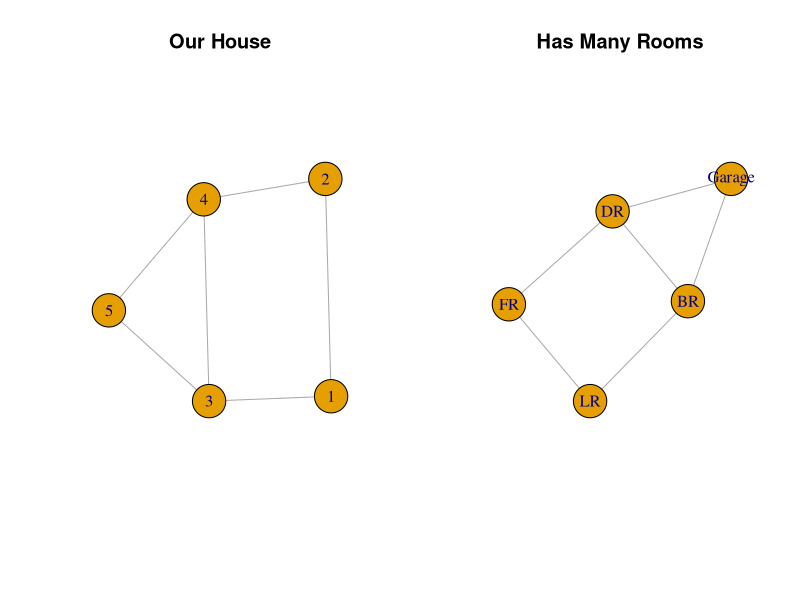
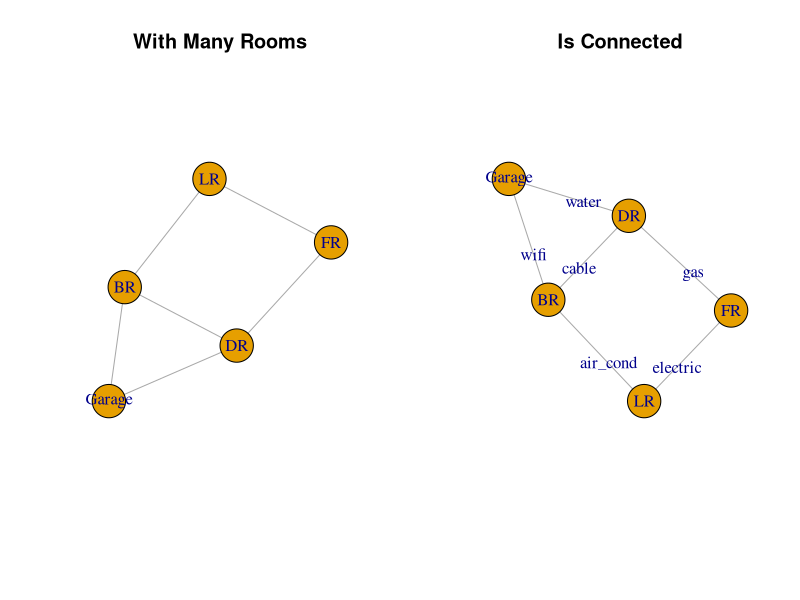
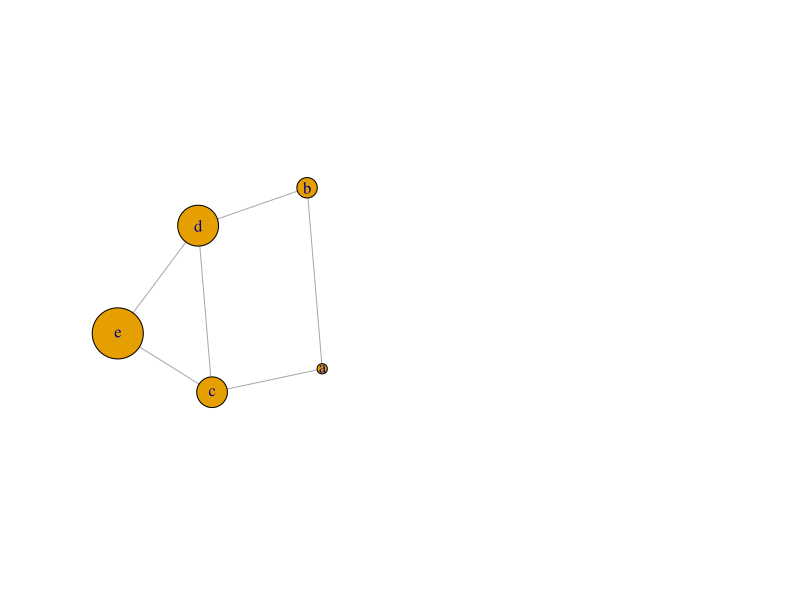

These figures' R source, in order:
## ---- chunk 1
x <- c("igraph", "tibble", "stringr", "kableExtra", "RColorBrewer", "viridis")
lapply(x, require, character.only = T, quietly = T)
## ---- chunk 2
g1 <- make_graph("house")
#data structure - full
g1[]
#data structure - row 1
g1[1, ]
#data structure - col 2
g1[, 2]
par(mfrow = c(1, 2))
#plot graph object
plot(g1,
     vertex.size = 30,
     vertex.color = 1, #default
     main = "Our House"
     )
#assign attribute & label nodes
vertex_attr(g1, name = "rooms") <- c("LR", "FR", "BR", "DR", "Garage")
plot(g1,
     vertex.size = 30,
     vertex.color = 1,
     vertex.label = V(g1)$rooms,
     main = "Has Many Rooms"
     )
## ---- chunk 3
# "E" is for edges
E(g1)

edge_attr(g1, name = "services") <- c("electric", "air_cond", "gas", "cable", "wifi", "water")
par(mfrow = c(1, 2))
plot(g1,
     vertex.size = 30,
     vertex.color = 1,
     vertex.label = V(g1)$rooms,
     main = "With Many Rooms"
     )
plot(g1, 
     vertex.size = 30,
     vertex.color = 1,
     vertex.label = V(g1)$rooms,
     edge.label = E(g1)$services,
     main = "Is Connected"
     )

## ---- chunk 4

## ---- chunk 5
# "V" is for vertices
V(g1)
## ---- chunk 6
V(g1)$label <- letters[1:length(V(g1))]
#query attibutes
vertex_attr(g1)
#set_vertex_attr(g1, name = "size", value = seq(10, 50, by =10))
V(g1)$size <- seq(10, 50, by = 10)
plot(g1)
